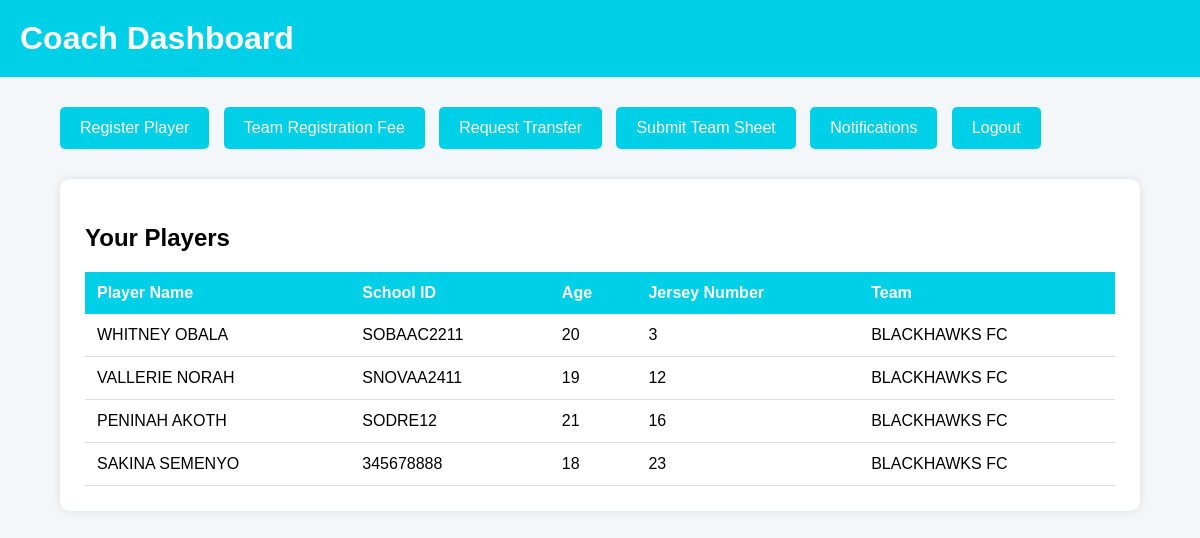
/dashboard/, run on the app's committed database.
### players/models.py (models this page shows, shortened)
class Player(models.Model):
    player_name = models.CharField(max_length=100)
    school_id = models.CharField(max_length=50)
    age = models.IntegerField(default=18)
    jersey_number = models.IntegerField(default=0)
    POSITION_CHOICES = (
        ('Goalkeeper', 'Goalkeeper'),
        ('Defender', 'Defender'),
        ('Midfielder', 'Midfielder'),
        ('Forward', 'Forward'),
    )
    position = models.CharField(
        max_length=20,
        choices=POSITION_CHOICES,
        default='Defender'
    )
    goals = models.IntegerField(default=0)
    assists = models.IntegerField(default=0)
    clean_sheets = models.IntegerField(default=0)
    goal_conceded = models.IntegerField(default=0)
    yellow_cards = models.IntegerField(default=0)
    red_cards = models.IntegerField(default=0)
    is_suspended = models.BooleanField(default=False)
    suspension_matches = models.IntegerField(default=0)
    team = models.ForeignKey(
        'teams.Team',
        on_delete=models.CASCADE,
        related_name='players'
    )

### teams/models.py (models this page shows, shortened)
class Team(models.Model):
    name = models.CharField(max_length=100)
    played = models.IntegerField(default=0)
    wins = models.IntegerField(default=0)
    draws = models.IntegerField(default=0)
    losses = models.IntegerField(default=0)
    goals_scored = models.IntegerField(default=0)
    goals_conceded = models.IntegerField(default=0)
    goal_difference = models.IntegerField(default=0)
    points = models.IntegerField(default=0)

### teams/views.py (the view)
# urls.py: path('dashboard/', views.coach_dashboard, name='coach_dashboard'),
def coach_dashboard(request):
    players = Player.objects.all()
    context = {
        'players': players
    }
    return render(
        request,
        'teams/coach_dashboard.html',
        context
    )

### templates/teams/coach_dashboard.html (shortened to what this page needs)
<!DOCTYPE html>
<html>
<head>
</head>
<body>
<div class="topbar">
    <h1>Coach Dashboard</h1>
</div>
<div class="container">
    <div class="menu">
        <a href="/register-player/">Register Player</a>
        <a href="/teams/payment/">
            Team Registration Fee
        </a>
        <a href="/request-transfer/">
            Request Transfer
        </a>
        <a href="/lineups/submit/">
            Submit Team Sheet
        </a>
        <a href="{% url 'notifications' %}">
            Notifications
        </a>
        <a href="/logout/">
            Logout
        </a>
    </div>
    <div class="card">
        <h2>Your Players</h2>
        <table>
            <tr>
                <th>Player Name</th>
                <th>School ID</th>
                <th>Age</th>
                <th>Jersey Number</th>
                <th>Team</th>
            </tr>
            {% for player in players %}
            <tr>
                <td>{{ player.player_name }}</td>
                <td>{{ player.school_id }}</td>
                <td>{{ player.age }}</td>
                <td>{{ player.jersey_number }}</td>
                <td>{{ player.team.name }}</td>
            </tr>
            {% endfor %}
        </table>
    </div>
</div>
</body>
</html>

### templates/teams/coach_dashboard.html (style rules this page uses)
body { font-family: Arial; background:#f4f7fa; margin:0; padding:0; }
.topbar { background:#00cfe8; padding:20px; }
.topbar h1 { color:white; margin:0; }
.container { width:90%; margin:30px auto; }
.menu { margin-bottom:30px; }
.menu a { background:#00cfe8; color:white; text-decoration:none; padding:12px 20px; border-radius:5px; margin-right:10px; display:inline-block; }
.card { background:white; padding:25px; border-radius:10px; margin-bottom:30px; box-shadow:0 0 10px rgba(0,0,0,0.1); }
table { width:100%; border-collapse:collapse; }
table th { background:#00cfe8; color:white; padding:12px; text-align:left; }
table td { padding:12px; border-bottom:1px solid #ddd; }

### data on the page
Player: player_name "WHITNEY OBALA", school_id "SOBAAC2211", age "20", jersey_number "3", team.name "BLACKHAWKS FC"
Player: player_name "VALLERIE NORAH", school_id "SNOVAA2411", age "19", jersey_number "12", team.name "BLACKHAWKS FC"
Player: player_name "PENINAH AKOTH", school_id "SODRE12", age "21", jersey_number "16", team.name "BLACKHAWKS FC"
Player: player_name "SAKINA SEMENYO", school_id "345678888", age "18", jersey_number "23", team.name "BLACKHAWKS FC"
